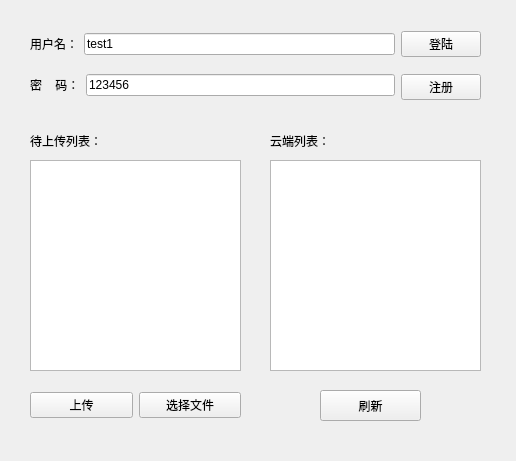
<?xml version="1.0" encoding="UTF-8"?>
<ui version="4.0">
 <class>MainWindow</class>
 <widget class="QMainWindow" name="MainWindow">
  <property name="geometry">
   <rect>
    <x>0</x>
    <y>0</y>
    <width>516</width>
    <height>461</height>
   </rect>
  </property>
  <property name="windowTitle">
   <string>客户端</string>
  </property>
  <widget class="QWidget" name="centralwidget">
   <widget class="QPushButton" name="pushButtonFlush">
    <property name="geometry">
     <rect>
      <x>320</x>
      <y>390</y>
      <width>101</width>
      <height>31</height>
     </rect>
    </property>
    <property name="text">
     <string>刷新</string>
    </property>
   </widget>
   <widget class="QLabel" name="label_3">
    <property name="geometry">
     <rect>
      <x>30</x>
      <y>130</y>
      <width>91</width>
      <height>21</height>
     </rect>
    </property>
    <property name="text">
     <string>待上传列表：</string>
    </property>
   </widget>
   <widget class="QLabel" name="label_4">
    <property name="geometry">
     <rect>
      <x>270</x>
      <y>130</y>
      <width>91</width>
      <height>21</height>
     </rect>
    </property>
    <property name="text">
     <string>云端列表：</string>
    </property>
   </widget>
   <widget class="QWidget" name="layoutWidget">
    <property name="geometry">
     <rect>
      <x>30</x>
      <y>20</y>
      <width>451</width>
      <height>91</height>
     </rect>
    </property>
    <layout class="QHBoxLayout" name="horizontalLayout_3">
     <item>
      <layout class="QVBoxLayout" name="verticalLayout">
       <item>
        <layout class="QHBoxLayout" name="horizontalLayout">
         <item>
          <widget class="QLabel" name="label">
           <property name="text">
            <string>用户名：</string>
           </property>
          </widget>
         </item>
         <item>
          <widget class="QLineEdit" name="lineEditUserName">
           <property name="text">
            <string>test1</string>
           </property>
          </widget>
         </item>
        </layout>
       </item>
       <item>
        <layout class="QHBoxLayout" name="horizontalLayout_2">
         <item>
          <widget class="QLabel" name="label_2">
           <property name="text">
            <string>密    码：</string>
           </property>
          </widget>
         </item>
         <item>
          <widget class="QLineEdit" name="lineEditPassword">
           <property name="inputMask">
            <string/>
           </property>
           <property name="text">
            <string>123456</string>
           </property>
          </widget>
         </item>
        </layout>
       </item>
      </layout>
     </item>
     <item>
      <layout class="QVBoxLayout" name="verticalLayout_2">
       <item>
        <widget class="QPushButton" name="pushButtonLogin">
         <property name="text">
          <string>登陆</string>
         </property>
        </widget>
       </item>
       <item>
        <widget class="QPushButton" name="pushButtonSignUp">
         <property name="text">
          <string>注册</string>
         </property>
        </widget>
       </item>
      </layout>
     </item>
    </layout>
   </widget>
   <widget class="QWidget" name="layoutWidget">
    <property name="geometry">
     <rect>
      <x>30</x>
      <y>380</y>
      <width>211</width>
      <height>51</height>
     </rect>
    </property>
    <layout class="QHBoxLayout" name="horizontalLayout_4">
     <item>
      <widget class="QPushButton" name="pushButtonUpload">
       <property name="text">
        <string>上传</string>
       </property>
      </widget>
     </item>
     <item>
      <widget class="QPushButton" name="pushButtonSelectFile">
       <property name="text">
        <string>选择文件</string>
       </property>
      </widget>
     </item>
    </layout>
   </widget>
   <widget class="QListView" name="listViewSelectLists">
    <property name="geometry">
     <rect>
      <x>30</x>
      <y>160</y>
      <width>211</width>
      <height>211</height>
     </rect>
    </property>
   </widget>
   <widget class="QListView" name="listViewCloudLists">
    <property name="geometry">
     <rect>
      <x>270</x>
      <y>160</y>
      <width>211</width>
      <height>211</height>
     </rect>
    </property>
   </widget>
   <zorder>layoutWidget</zorder>
   <zorder>layoutWidget</zorder>
   <zorder>label_3</zorder>
   <zorder>label_4</zorder>
   <zorder>pushButtonFlush</zorder>
   <zorder>listViewSelectLists</zorder>
   <zorder>listViewCloudLists</zorder>
  </widget>
 </widget>
 <resources/>
 <connections/>
</ui>
